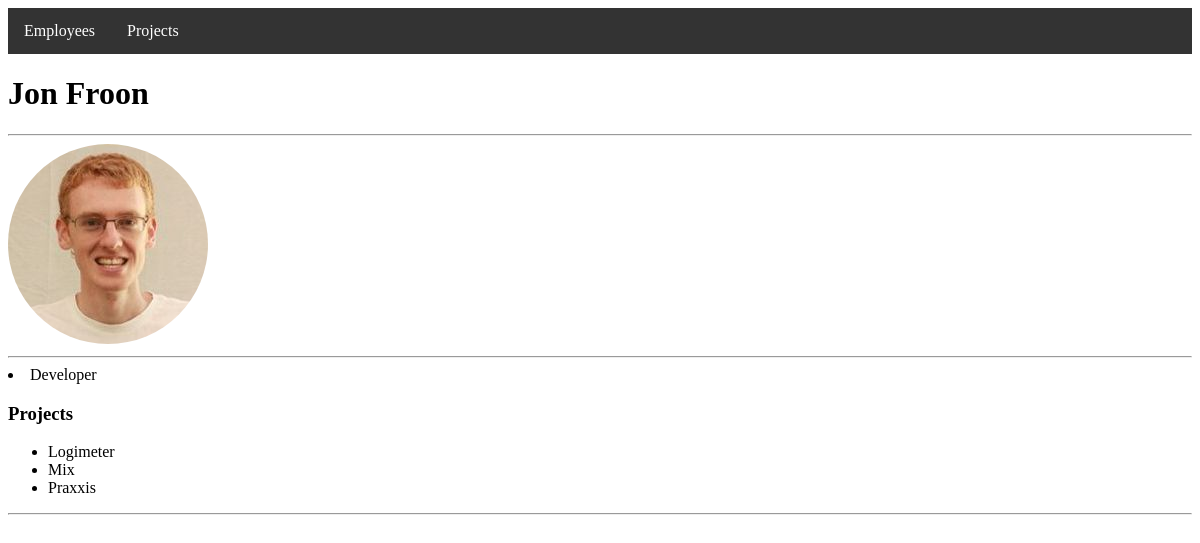
The app's page /employees/6/ with its own data.
### tutorial/quickstart/models.py (models this page shows, shortened)
class Employee(models.Model):
    first_name = models.CharField(max_length=30)
    last_name = models.CharField(max_length=30)
    job_title = models.CharField(max_length=30)
    group = models.ForeignKey(Group, on_delete=models.CASCADE)
    user = models.ForeignKey(User, on_delete=models.CASCADE)
    profile_pic = models.ImageField(upload_to='pics/', null=True, blank=True)
    def __str__(self):
        return str(self.first_name) + " " + str(self.last_name)

class Project(models.Model):
    name = models.CharField(max_length=30)
    duration = models.CharField(default="Forever", max_length=30)
    is_active = models.BooleanField(default=True)
    employees = models.ManyToManyField(
        Employee,
        help_text="The Employees that make up this Project",
        blank=True
    )

### tutorial/quickstart/views.py (the view)
# urls.py: path(r'employees/<employee>/', views.EmployeeView.as_view(), name="employee"),
class EmployeeView(TemplateView):
    template_name = 'employee.html'
    def get_context_data(self, **kwargs):
        employee = get_object_or_404(Employee, id=self.kwargs['employee'])
        projects = Project.objects.filter(employees=employee)
        context = {
            'employee': employee,
            'projects': projects
        }
        return context

### tutorial/quickstart/templates/employee.html (shortened to what this page needs)
<!DOCTYPE html>
{% load static %}
<html>
<head>
    <link rel="stylesheet" href="{% static '/style.css' %}">
</head>
<body>
{% include "navbar.html" %}
<h1>{{employee}}</h1>
<hr>
<img src="{{employee.profile_pic.url}}" alt="Avatar" style="width: 200px; border-radius: 200px;"/>
<hr>
<li>{{employee.job_title}}</li>
<h3>Projects</h3>
{% if projects %}
<ul>
    {% for project in projects %}
        <li>
            {{project.name}}
        </li>
    {% endfor %}
</ul>
{% endif %}
<hr>
</body>
</html>

### records on screen
Employee: first_name+last_name "Jon Froon", profile_pic (picture), job_title "Developer"
Project: name "Logimeter"
Project: name "Mix"
Project: name "Praxxis"
